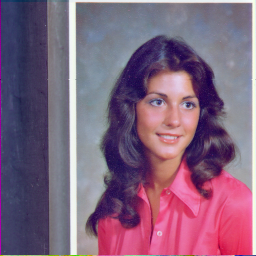
#> input picture dataset/4.1.04.tiff, 256 x 256 px, found by its file name
$ jupyter execute '19. Splitting & merging channels of color image.ipynb'
#> lines starting #> are read from the running program, lines starting #| are printed output that depends on the picture
[cell 1]
import cv2
import matplotlib.pyplot as plt

def main():

    path = "C:\\Users\\kenneth\\opencv\\dataset\\"

    imgpath1 =  path + "4.1.04.tiff"


    img = cv2.imread(imgpath1, 1)
#> img is the input picture: shape (256, 256, 3); mean B, G, R 125.2, 99.3, 129.2

    img1 = cv2.cvtColor(img, cv2.COLOR_BGR2RGB)

    r, g, b = cv2.split(img1)
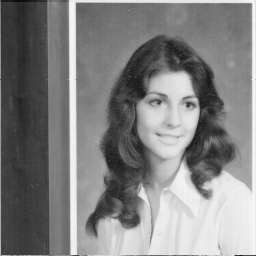
#> r: shape (256, 256); min 11, max 248, mean 129.2
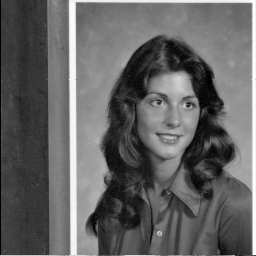
#> g: shape (256, 256); min 0, max 254, mean 99.3
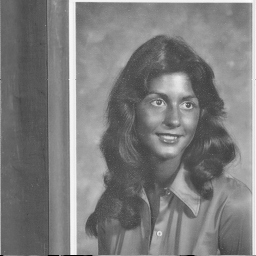
#> b: shape (256, 256); min 0, max 251, mean 125.2

    titles = ['Original Image', 'Red', 'Green', 'Blue']
    images = [cv2.merge((r, g, b)), r, g, b]


    plt.subplot(2, 2, 1)
    plt.imshow(images[0])
    plt.title(titles[0])
    plt.xticks([])
    plt.yticks([])


    plt.subplot(2, 2, 2)
    plt.imshow(images[1], cmap='Reds')
    plt.title(titles[1])
    plt.xticks([])
    plt.yticks([])

    plt.subplot(2, 2, 3)
    plt.imshow(images[2], cmap='Greens')
    plt.title(titles[2])
    plt.xticks([])
    plt.yticks([])

    plt.subplot(2, 2, 4)
    plt.imshow(images[3], cmap='Blues')
    plt.title(titles[3])
    plt.xticks([])
    plt.yticks([])

    plt.show()
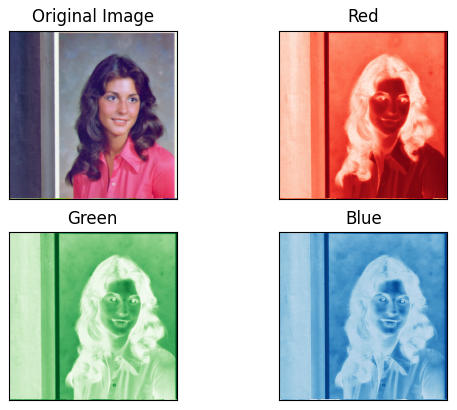
#> figure drawn by matplotlib, 4 panels

if __name__ == "__main__":
    main()

$ run again, with dataset/4.1.03.tiff copied over dataset/4.1.04.tiff
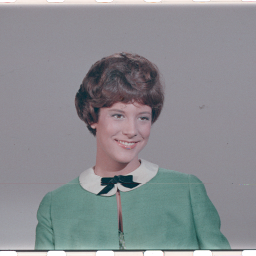
#> input picture dataset/4.1.03.tiff, 256 x 256 px, found by its file name
#> in main, img is the input picture: shape (256, 256, 3); mean B, G, R 144, 140, 137.6
#> in main, `r, g, b = cv2.split(img1)`:
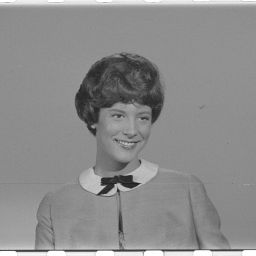
#> g: shape (256, 256); min 28, max 255, mean 140
#> in main, `plt.show()`:
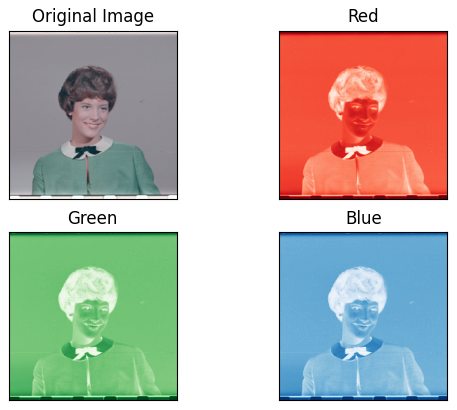
#> figure drawn by matplotlib, 4 panels
